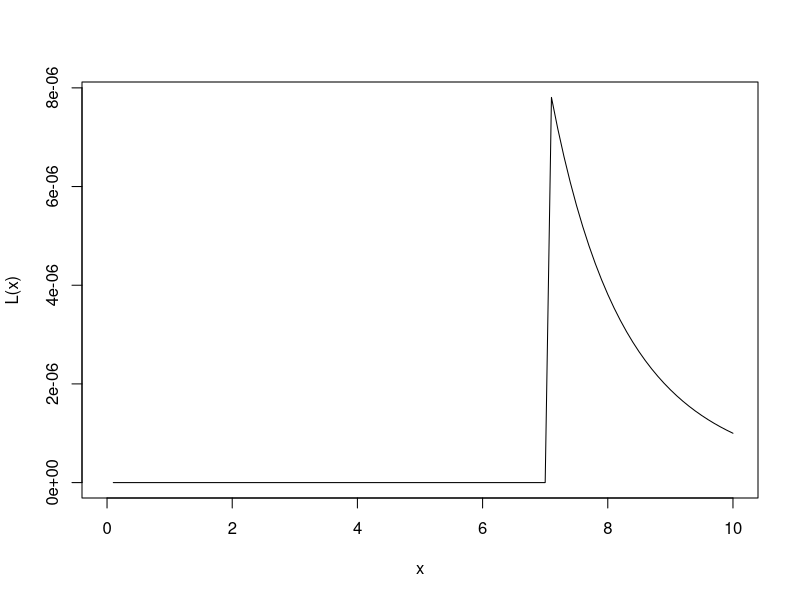

Here is the R script that generated this plot:
## Suppose we observe the data vector
x <- c(3,1,4,3,5,7)
n <- length(x)
L <- function(theta) theta^(-n) * ifelse(max(x) < theta,1,0)
curve(L,0,10)